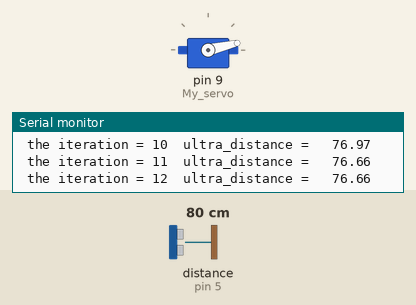
This sketch was run on a simulated Arduino Uno, built with avr-gcc and run on an emulated ATmega328P. Shown: servo, the last lines printed to the serial monitor. Wiring (inferred from the names in the program): ultrasonic range finder: trigger pin 6; echo pin 5. The inputs (shaded band) are chosen by the test bench; at power-on: distance to the obstacle (sensor on pin 5) 80 cm. The echo pulse lasts 58.3 µs per cm.

Above: at 1.59 s.
1.6 s: distance to the obstacle (sensor on pin 5) set to 2 cm
At 2.45 s:
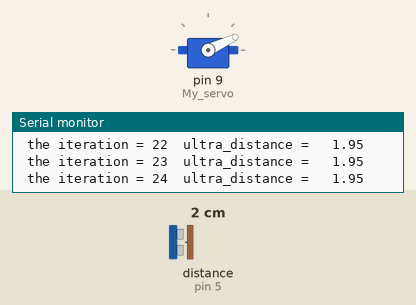
4.6 s: distance to the obstacle (sensor on pin 5) set to 299 cm
At 4.68 s:
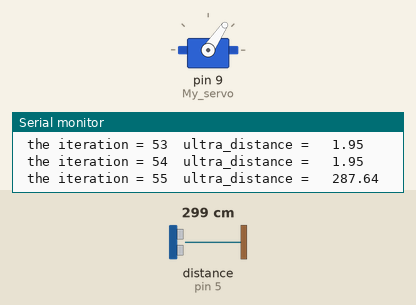
7.6 s: distance to the obstacle (sensor on pin 5) set to 4 cm
At 7.62 s:
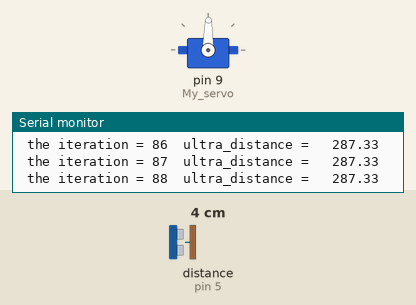
9.3 s: distance to the obstacle (sensor on pin 5) set to 6 cm
Timing chart, 0 to 13.3 s (numbered marks = the images above; inputs shaded):
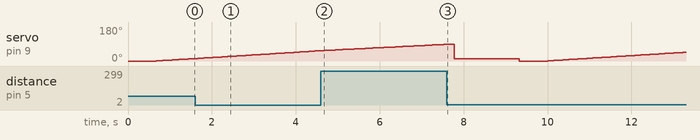

The sketch:

nearest_object_detector.ino
```cpp
#include <Servo.h>
Servo My_servo;
int trig=6;
int vcc=7;
int gnd=4;
int echo=5;
float min_val=0;
float ultra_distance[90]={0};
int angle[91]={0};

void setup() {
  My_servo.attach(9,600,2300);
  My_servo.write(600);
 pinMode(trig,OUTPUT);
 pinMode(gnd,OUTPUT);
 pinMode(vcc,OUTPUT);
 pinMode(echo,INPUT);
 digitalWrite(trig,LOW);
 digitalWrite(gnd,LOW);
 digitalWrite(vcc,HIGH);
 digitalWrite(echo,LOW);
 Serial.begin(9600);
}

void loop()
{My_servo.write(0);
delay(600);
 int j=0;
 int index=-2;// check index value

     for (int i=0; i<=100;i+=1)
          {
          My_servo.write(i);
         delay(50);
         angle[j]=i;
         ultra_distance[j]=measure_distance_cm();
         delay(20);
         Serial.print(" the iteration = ");
         Serial.print(i);
          Serial.print("  ultra_distance =   ");
         Serial.println(ultra_distance[j]);
         j+=1;
         if (i==90){break;}
         }
       for (j=0;j<=90;j+=1)
       {min_val=max(min_val,ultra_distance[j]);

        }

   for (j=0;j<=90;j+=1)
       {if (min_val>ultra_distance[j])
       {
        min_val=ultra_distance[j];
        index=j;}

        }

       Serial.print("the min value =");
              Serial.println(min_val);
  Serial.print("the index value =");
              Serial.println(index);


        My_servo.write(angle[index]);
        delay(1000);
     while(true)
        {
          float new_val=0;

        new_val= measure_distance_cm();
        Serial.print(" new value  = ");
        Serial.print(new_val);
          if (abs(ultra_distance[index]-new_val)>=2.0)
             {break;
              }}


}

float measure_distance_cm()
{
  float distance =0;
  long time_value=0;
  digitalWrite(trig,HIGH);
  delayMicroseconds(10);
  digitalWrite(trig,LOW);
  time_value=pulseIn(echo,HIGH);
  distance=0.033*time_value/2;
  return distance;
    }
```
